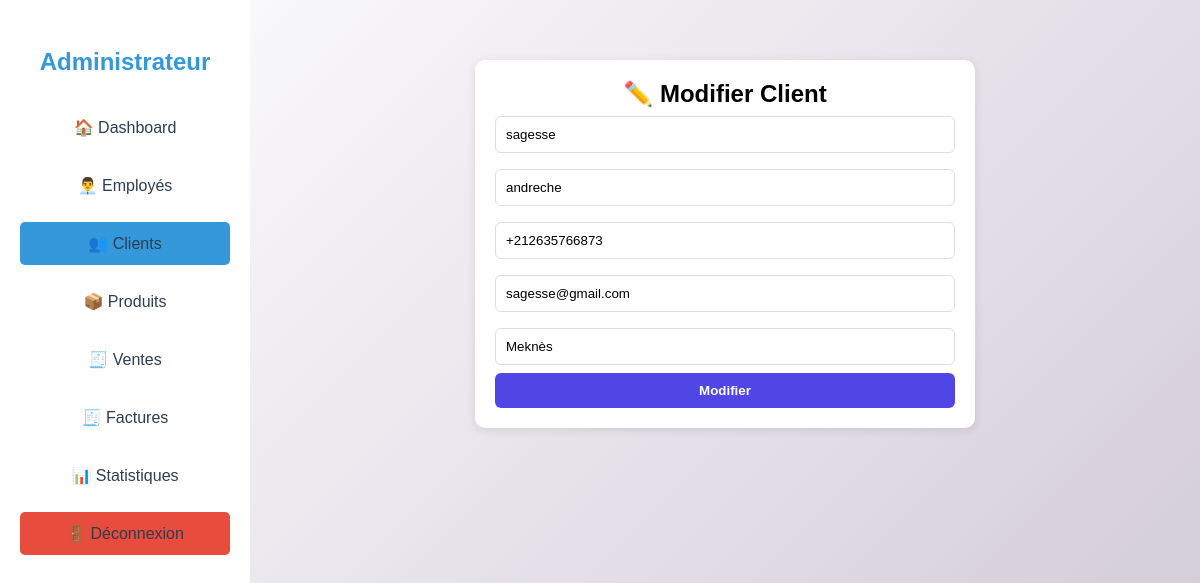
/edit_client.php?id=1, run on the app's committed database.
### tables this page shows
CREATE TABLE IF NOT EXISTS `clients` (
  `id_client` int(11) NOT NULL AUTO_INCREMENT,
  `nom` varchar(100) NOT NULL,
  `prenom` varchar(100) NOT NULL,
  `mail` varchar(150) NOT NULL,
  `telephone` varchar(30) NOT NULL,
  `adresse` varchar(80) NOT NULL,
  `id_user` int(11) NOT NULL,
  PRIMARY KEY (`id_client`),
  KEY `id_user` (`id_user`)
);

### edit_client.php (the view, shortened to what this page needs)
<?php
require_once "connexion.php";
$id = (int) $_GET['id'];
$stmt = $pdo->prepare("SELECT * FROM clients WHERE id_client = ?");
$stmt->execute([$id]);
$client = $stmt->fetch(PDO::FETCH_ASSOC);
?>
<!DOCTYPE html>
<html lang="fr">
<head>
<link rel="stylesheet" href="style.css?v=2">
</head>
<body>
<div class="sidebar">
    <h2>Espace <br><span>Administrateur</span></h2>
    <ul>
        <li><a href="dashboardadmin.php">🏠 Dashboard</a></li>
        <li><a href="employes.php">👨‍💼 Employés</a></li>
        <li class="active"><a href="clients.php">👥 Clients</a></li>
        <li><a href="produits.php">📦 Produits</a></li>
        <li><a href="ventes.php">🧾 Ventes</a></li>
        <li><a href="factures.php">🧾 Factures</a></li>
        <li><a href="statistiques.php">📊 Statistiques</a></li>
        <li class="logout"><a href="logout.php">🚪 Déconnexion</a></li>
    </ul>
</div>
<div class="main">
    <div class="card">
        <h2>✏️ Modifier Client</h2>
        <form method="POST">
            <input type="text" name="nom" value="<?= htmlspecialchars($client['nom']) ?>" required>
            <input type="text" name="prenom" value="<?= htmlspecialchars($client['prenom']) ?>" required>
            <input type="text" name="telephone" value="<?= htmlspecialchars($client['telephone']) ?>" required>
            <input type="email" name="mail" value="<?= htmlspecialchars($client['mail']) ?>" required>
            <input type="text" name="adresse" value="<?= htmlspecialchars($client['adresse']) ?>" required>
            <button type="submit" name="modifier">Modifier</button>
        </form>
    </div>
</div>
</body>
</html>

### style.css (style rules this page uses)
* { margin: 0; padding: 0; box-sizing: border-box; font-family: Arial, sans-serif; }
body { background: linear-gradient(135deg, white, #cfc7d6); min-height: 100vh; display: flex; flex-direction: column; }
input { padding: 12px; border: 1px solid #ddd; border-radius: 8px; outline: none; transition: 0.3s; }
button { padding: 12px; border: none; border-radius: 8px; cursor: pointer; font-weight: bold; transition: 0.3s; }
button[type="submit"] { background: #4f46e5; color: white; }
a { display: block; text-align: center; margin-top: 15px; color: #4f46e5; text-decoration: none; }
.sidebar { width:250px; min-height:100vh; background:white; color:white; padding:20px; position:fixed; left:0; top:0; }
.sidebar h2 { text-align:center; margin-bottom:30px; }
.sidebar span { color:#3498db; }
.sidebar ul { list-style:none; }
.sidebar ul li { margin:10px 0; }
.sidebar ul li a { color:#2c3e50; text-decoration:none; display:block; padding:12px; border-radius:5px; transition:0.3s; }
.sidebar ul li a:hover, .sidebar ul li.active a { background:#3498db; }
.logout a { background:#e74c3c; }
.main { margin-left:250px; width:calc(100% - 250px); padding:20px; }
.card { background:white; padding:20px; border-radius:10px; text-align:center; box-shadow:0 2px 5px rgba(0,0,0,0.1); }
.card { background:white; padding:20px; border-radius:10px; margin-bottom:20px; box-shadow:0 2px 10px rgba(0,0,0,0.08); }

### edit_client.php (style rules this page uses)
.card { background: white; padding: 20px; border-radius: 10px; width: 500px; margin: 40px auto; box-shadow: 0 2px 10px rgba(0,0,0,0.1); }
input { width: 100%; padding: 10px; margin: 8px 0; border: 1px solid #ddd; border-radius: 6px; }
button { width: 100%; padding: 10px; background: #3498db; color: white; border: none; border-radius: 6px; cursor: pointer; }

### data on the page
clients: nom "sagesse", prenom "andreche", telephone "+212635766873", mail "sagesse@gmail.com", adresse "Meknès"
